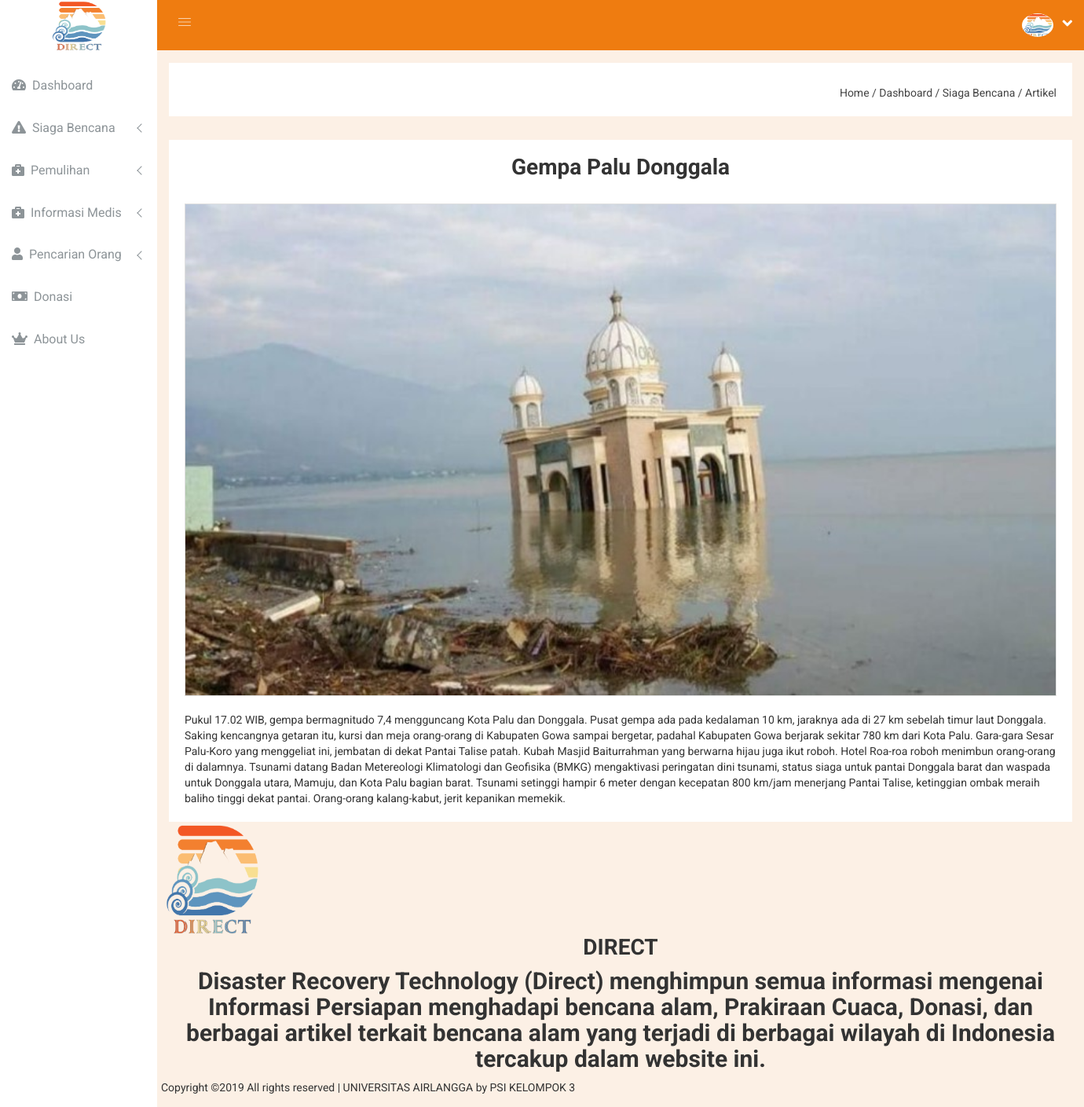
/main.php?module=dtlArticleSiaga&id=32, run on the app's committed database.
### tables this page shows
CREATE TABLE `artikel_sg` (
  `id` int(11) NOT NULL,
  `judul` varchar(50) NOT NULL,
  `sumber` varchar(50) NOT NULL,
  `isi` text NOT NULL,
  `image` varchar(225) NOT NULL,
  `date` date NOT NULL
);

### main.php (called while the page is built, shortened)
<?php
include('module/index.php');
?>

### module/module/dtlArticleSiaga.php (the view, shortened to what this page needs)
<?php
require('config/db.php');
$id=$_GET['id'];
$res=mysqli_fetch_assoc(mysqli_query($con,"SELECT * FROM artikel_sg WHERE id='".$id."'"));
?>
<div class="breadcome-area">
    <div class="container-fluid">
        <div class="row">
            <div class="col-lg-12 col-md-12 col-sm-12 col-xs-12">
                <div class="breadcome-list">
                    <div class="row">
                        <div class="col-lg-6 col-md-6 col-sm-6 col-xs-12">
                        </div>
                        <div class="col-lg-6 col-md-6 col-sm-6 col-xs-12">
                            <ul class="breadcome-menu">
                                <li>
                                    <a href="?module=dashboard">Home</a>
                                    <span class="bread-slash">/</span>
                                </li>
                                <li>
                                    <span class="bread-blod">Dashboard</span>
                                    <span class="bread-slash">/</span>
                                </li>
                                <li>
                                    <span class="bread-blod">Siaga Bencana</span>
                                    <span class="bread-slash">/</span>
                                </li>
                                <li>
                                    <a href="?module=artikeladm">Artikel</a>
                                </li>
                            </ul>
                        </div>
                    </div>
                </div>
            </div>
        </div>
    </div>
</div>
<div class="col-lg-12 col-md-12 col-sm-12 col-xs-12">
    <div class="blog-details-inner">
        <div class="row">
            <div class="col-lg-12 col-md-12 col-sm-12 col-xs-12">
                <div class="latest-blog-single blog-single-full-view">
                    <h1 align="center"><?php echo $res['judul']; ?></h1>
                    <br>
                    <div class="blog-image">
                        <img src="images/SiagaBencana/<?php echo $res['image']; ?>" width="100%" alt="">
                    </div>
                    <br>
                    <div class="blog-details blog-sig-details">
                        <?php echo $res['isi']; ?>
                    </div>
                </div>
            </div>
        </div>
    </div>
</div>

### back-end/css/main.css (style rules this page uses)
html { color: #222; font-size: 1em; line-height: 1.4; }
audio, canvas, iframe, img, svg, video { vertical-align: middle; }

### data on the page
artikel_sg: judul "Gempa Palu Donggala", image (picture), isi "Pukul 17.02 WIB, gempa bermagnitudo 7,4 mengguncang Kota Palu dan Donggala. Pusat gempa ada pada kedalaman 10 km, jaraknya ada di 27 km sebelah timur laut Donggala. Saking kencangnya getaran itu, kursi dan meja orang-orang di Kabupaten Gowa sampai bergetar, padahal Kabupaten Gowa berjarak sekitar 780 km dari Kota Palu. Gara-gara Sesar Palu-Koro yang menggeliat ini, jembatan di dekat Pantai Talise patah. Kubah Masjid Baiturrahman yang berwarna hijau juga ikut roboh. Hotel Roa-roa roboh menimbun orang-orang di dalamnya. Tsunami datang Badan Metereologi Klimatologi dan Geofisika (BMKG) mengaktivasi peringatan dini tsunami, status siaga untuk pantai Donggala barat dan waspada untuk Donggala…"
